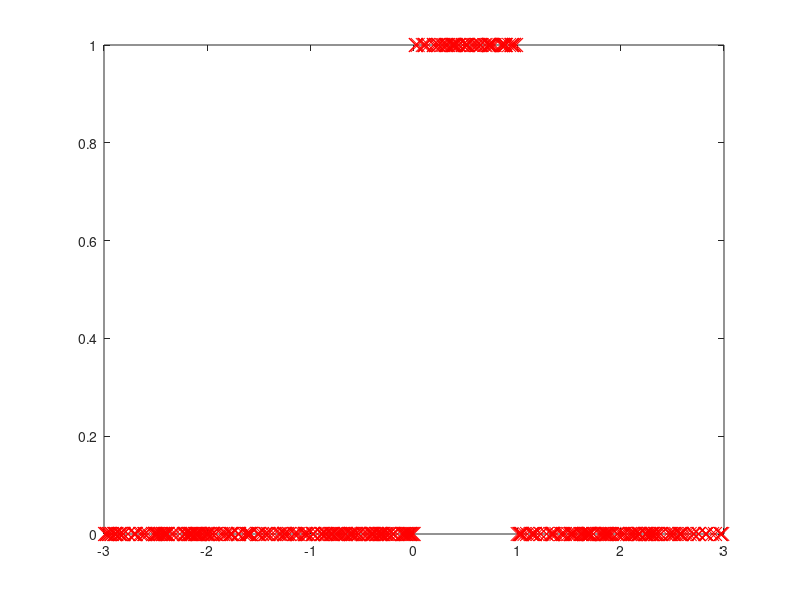

This chart was generated by the following MATLAB code:
a=0;
b=1;
for i=1:500
   x(i)=-3+rand*6;
   endfor
for i=1:500
   if(x(i)<=a || x(i)>=b)
   z(i)=0;
   else
   z(i)=1/(b-a);
   endif
   endfor
   plot(x,z,'rx','MarkerSize',10);
%plot(x,z);